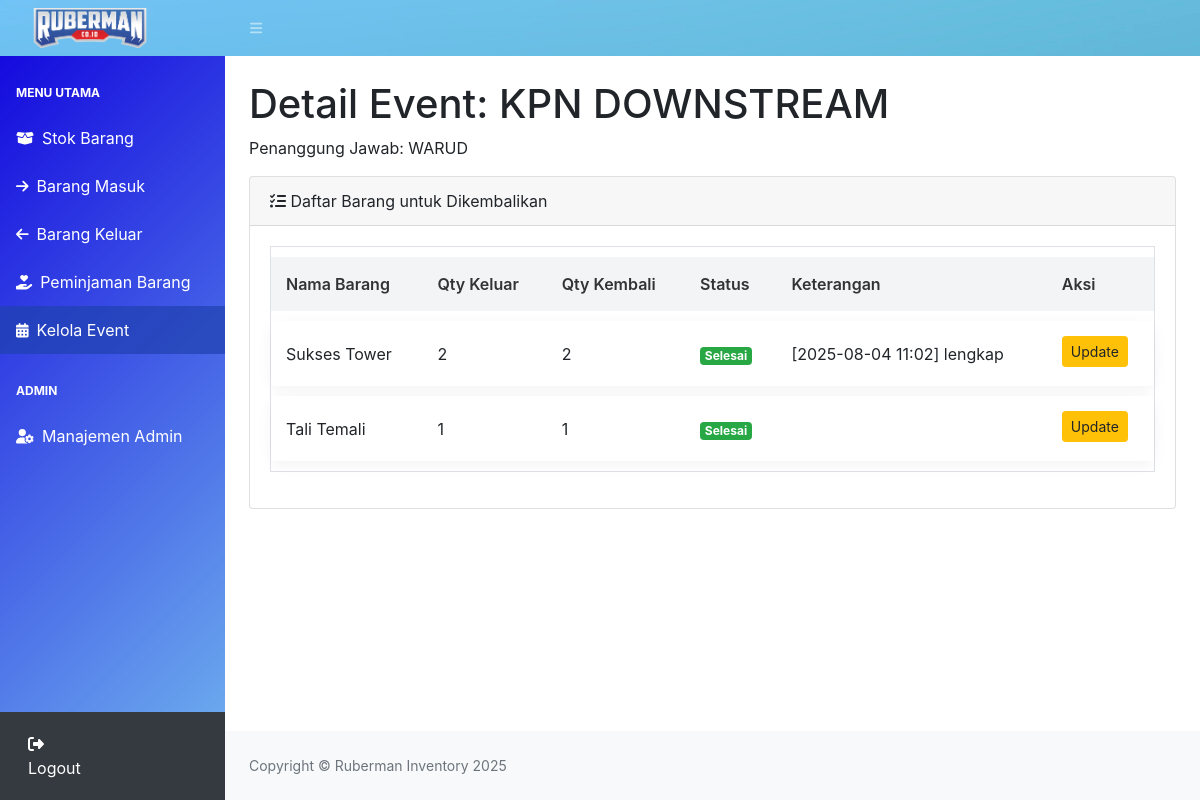
Page /detail_event.php?id=1 (signed in) on the committed database.
### tables this page shows
CREATE TABLE `event` (
  `id_event` int(11) NOT NULL,
  `nama_event` varchar(100) NOT NULL,
  `penanggung_jawab` varchar(100) NOT NULL,
  `tanggal_event` timestamp NOT NULL DEFAULT current_timestamp()
);

CREATE TABLE `detail_event` (
  `id_detail` int(11) NOT NULL,
  `id_event` int(11) NOT NULL,
  `idbarang` int(11) NOT NULL,
  `qty` int(11) NOT NULL,
  `qty_kembali` int(11) NOT NULL DEFAULT 0,
  `keterangan` varchar(255) DEFAULT NULL,
  `status_pengembalian` varchar(20) NOT NULL DEFAULT 'Belum Kembali'
);

CREATE TABLE `stock` (
  `idbarang` int(11) NOT NULL,
  `namabarang` varchar(25) NOT NULL,
  `deskripsi` varchar(25) NOT NULL,
  `stock` int(11) NOT NULL,
  `lokasi` varchar(50) NOT NULL,
  `image` varchar(99) DEFAULT NULL
);

### detail_event.php (the view, shortened to what this page needs)
<?php
require 'includes/function.php';
$id_event = isset($_GET['id']) ? (int)$_GET['id'] : 0;
$event_query = mysqli_query($conn, "SELECT * FROM event WHERE id_event = '$id_event'");
$event_data = mysqli_fetch_array($event_query);
?>
<!DOCTYPE html>
<html lang="en">
<head>
    <link href="assets/css/styles.css" rel="stylesheet" />
    <link href="https://cdn.jsdelivr.net/npm/simple-datatables@7.1.2/dist/style.min.css" rel="stylesheet" />
    <link rel="stylesheet" href="https://cdn.jsdelivr.net/npm/bootstrap@4.6.2/dist/css/bootstrap.min.css">
</head>
<body class="sb-nav-fixed">
    <nav class="sb-topnav navbar navbar-expand navbar-dark" style="background-image: url('assets/img/blueback.jpg');">
        <a class="navbar-brand ps-3" href="index.php"><img src="assets/img/ruberman.png" alt="ruberman" height="40"></a>
        <button class="btn btn-link btn-sm order-1 order-lg-0 me-4 me-lg-0" id="sidebarToggle" href="#!"><i class="fas fa-bars"></i></button>
    </nav>
    <div id="layoutSidenav">
        <?php require 'includes/sidebar.php'; ?>
        <div id="layoutSidenav_content">
            <main>
                <div class="container-fluid px-4">
                    <h1 class="mt-4">Detail Event: <?=$event_data['nama_event'];?></h1>
                    <p>Penanggung Jawab: <?=$event_data['penanggung_jawab'];?></p>
                    <div class="card mb-4">
                        <div class="card-header">
                            <i class="fas fa-tasks"></i>
                            Daftar Barang untuk Dikembalikan
                        </div>
                        <div class="card-body">
                            <table id="datatablesSimple" class="table table-bordered">
                                <thead>
                                    <tr>
                                        <th>Nama Barang</th>
                                        <th>Qty Keluar</th>
                                        <th>Qty Kembali</th>
                                        <th>Status</th>
                                        <th>Keterangan</th>
                                        <th>Aksi</th>
                                    </tr>
                                </thead>
                                <tbody>
                                <?php
                                $detail_query = mysqli_query($conn, "SELECT de.*, s.namabarang FROM detail_event de JOIN stock s ON de.idbarang=s.idbarang WHERE de.id_event = '$id_event'");
                                while($d = mysqli_fetch_array($detail_query)){
                                ?>
                                <tr>
                                    <td><?=$d['namabarang'];?></td>
                                    <td><?=$d['qty'];?></td>
                                    <td><?=$d['qty_kembali'];?></td>
                                    <td>
                                        <?php if($d['status_pengembalian'] == 'Selesai'): ?>
                                            <span class="badge badge-success">Selesai</span>
                                        <?php elseif($d['status_pengembalian'] == 'Kembali Sebagian'): ?>
                                            <span class="badge badge-warning">Kembali Sebagian</span>
                                        <?php else: ?>
                                            <span class="badge badge-danger">Belum Kembali</span>
                                        <?php endif; ?>
                                    </td>
                                    <td><?=nl2br($d['keterangan']);?></td>
                                    <td>
                                        <button type="button" class="btn btn-warning btn-sm mb-1" data-toggle="modal" data-target="#update<?=$d['id_detail'];?>">
                                            Update
                                        </button>
                                    </td>
                                </tr>
                                <?php } ?>
                                </tbody>
                            </table>
                        </div>
                    </div>
                </div>
            </main>
            <footer class="py-4 bg-light mt-auto">
                <div class="container-fluid px-4">
                    <div class="d-flex align-items-center justify-content-between small">
                        <div class="text-muted">Copyright &copy; Ruberman Inventory 2025</div>
                    </div>
                </div>
            </footer>
        </div>
    </div>
</body>
</html>

### rows in the picture
event: nama_event "KPN DOWNSTREAM", penanggung_jawab "WARUD"
detail_event: idbarang.namabarang "Sukses Tower", qty "2", qty_kembali "2", status_pengembalian "Selesai", keterangan "[2025-08-04 11:02] lengkap"
detail_event: idbarang.namabarang "Tali Temali", qty "1", qty_kembali "1", status_pengembalian "Selesai"
